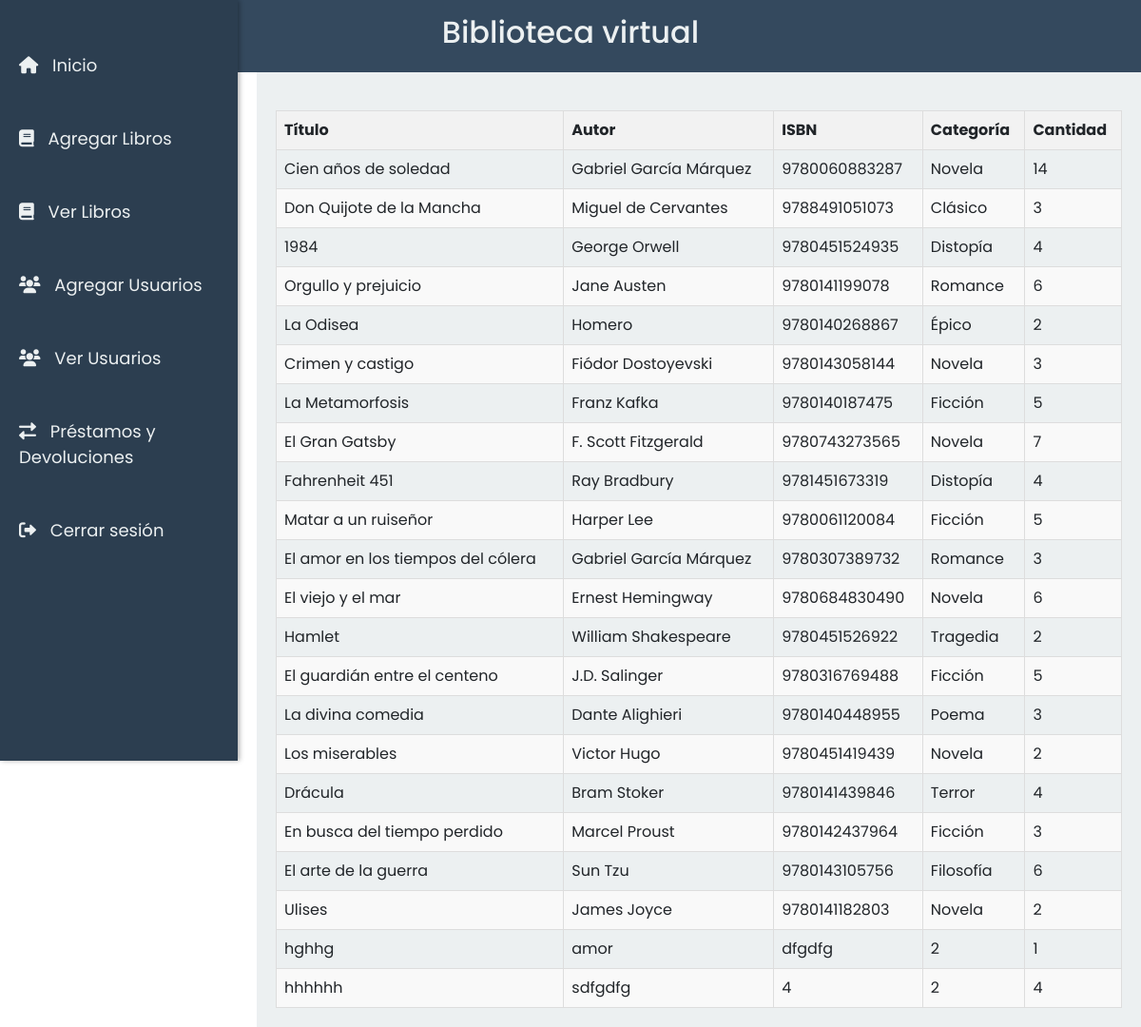
/view/admin.php?page=verLibros (signed in), run on the app's committed database.
### tables this page shows
CREATE TABLE `libros` (
  `id` int(11) NOT NULL,
  `titulo` varchar(255) NOT NULL,
  `autor` varchar(100) NOT NULL,
  `isbn` varchar(20) DEFAULT NULL,
  `fecha_publicacion` date DEFAULT NULL,
  `categoria` varchar(50) DEFAULT NULL,
  `cantidad` int(11) DEFAULT 1
);

### view/verLibros.php (the view, shortened to what this page needs)
<?php
$books = [];
try {
    $conexion = (new Connection())->connect();
    $stmt = $conexion->prepare("SELECT * FROM libros");
    $stmt->execute();
    $books = $stmt->fetchAll(PDO::FETCH_ASSOC);
} catch (PDOException $e) {
    $_SESSION['mensaje'] = "Error al obtener los libros: " . $e->getMessage();
}
?>
<!DOCTYPE html>
<html lang="es">
<head>
    <link rel="stylesheet" href="../css/style.css">
</head>
<body>
<div class="form-container">
    <div>
        <table>
            <thead>
                <tr>
                    <th>Título</th>
                    <th>Autor</th>
                    <th>ISBN</th>
                    <th>Categoría</th>
                    <th>Cantidad</th>
                </tr>
            </thead>
            <tbody id="tablaLibros">
                <?php foreach ($books as $book): ?>
                    <tr>
                        <td><?php echo htmlspecialchars($book['titulo']); ?></td>
                        <td><?php echo htmlspecialchars($book['autor']); ?></td>
                        <td><?php echo htmlspecialchars($book['isbn']); ?></td>
                        <td><?php echo htmlspecialchars($book['categoria']); ?></td>
                        <td><?php echo htmlspecialchars($book['cantidad']); ?></td>
                    </tr>
                <?php endforeach; ?>
            </tbody>
        </table>
    </div>
</div>
</body>
</html>

### view/admin.php (shortened to what this page needs)
<!DOCTYPE html>
<html lang="en">
<head>
    <link rel="stylesheet" href="../public/css/admin1.css">
    <link href="https://cdn.jsdelivr.net/npm/bootstrap@5.3.3/dist/css/bootstrap.min.css"
        rel="stylesheet">
    <link rel="stylesheet" href="https://cdnjs.cloudflare.com/ajax/libs/font-awesome/6.0.0-beta3/css/all.min.css">
</head>
<body>
    <header><h2>Biblioteca virtual</h2></header>
    <nav>
        <a href="admin.php?page=inicioadmin"><i class="fas fa-home"></i> Inicio</a>
        <a href="admin.php?page=agregarLibros"><i class="fas fa-book"></i> Agregar Libros</a>
        <a href="admin.php?page=verLibros"><i class="fas fa-book"></i> Ver Libros</a>
        <a href="admin.php?page=agregar_User"><i class="fas fa-users"></i> Agregar Usuarios</a>
        <a href="admin.php?page=ver_User"><i class="fas fa-users"></i> Ver Usuarios</a>
        <a href="admin.php?page=prestamos"><i class="fas fa-exchange-alt"></i> Préstamos y Devoluciones</a>
        <a href="../login/CerrarSesion.php"><i class="fas fa-sign-out-alt"></i> Cerrar sesión</a>
    </nav>
    <main>
        <?php
        $page = $_GET['page'] ?? 'inicio';
        switch ($page) {
            case 'verLibros':
                include '../view/verLibros.php';
                break;
        }
        ?>
    </main>
</body>
</html>

### public/css/admin1.css (style rules this page uses)
body { font-family: Arial, sans-serif; background-color: #f4f7f6; margin: 0; padding: 0; display: flex; flex-direction: column; align-items: center; }
header { width: 100%; background-color: #34495e; color: #ecf0f1; padding: 15px 0; text-align: center; font-size: 24px; }
nav { display: flex; flex-direction: column; align-items: center; width: 250px; height: 100vh; position: fixed; top: 0; left: 0; background-color: #2c3e50; padding-top: 30px; box-shadow: 2px 0 5px rgba(0, 0, 0, 0.3); }
nav a { color: #ecf0f1; text-decoration: none; font-size: 18px; margin: 15px 0; width: 100%; padding: 10px 20px; text-align: left; border-radius: 8px; transition: background 0.3s ease; }
nav a i { margin-right: 10px; }
main { margin-left: 270px; padding: 20px; width: calc(100% - 270px); min-height: 100vh; background-color: #ecf0f1; }
h2 { color: #34495e; }

### public/css/style.css (style rules this page uses)
* { margin: 0; padding: 0; box-sizing: border-box; font-family: 'Poppins', sans-serif; }
html, body { display: grid; height: 100%; width: 100%; place-items: center; }

### view/verLibros.php (style rules this page uses)
table { width: 100%; border-collapse: collapse; margin-top: 20px; }
th, td { border: 1px solid #ddd; padding: 8px; text-align: left; }
th { background-color: #f2f2f2; }
tr:nth-child(even) { background-color: #f9f9f9; }

### data on the page
libros: titulo "Cien años de soledad", autor "Gabriel García Márquez", isbn "9780060883287", categoria "Novela", cantidad "14"
libros: titulo "Don Quijote de la Mancha", autor "Miguel de Cervantes", isbn "9788491051073", categoria "Clásico", cantidad "3"
libros: titulo "1984", autor "George Orwell", isbn "9780451524935", categoria "Distopía", cantidad "4"
libros: titulo "Orgullo y prejuicio", autor "Jane Austen", isbn "9780141199078", categoria "Romance", cantidad "6"
libros: titulo "La Odisea", autor "Homero", isbn "9780140268867", categoria "Épico", cantidad "2"
libros: titulo "Crimen y castigo", autor "Fiódor Dostoyevski", isbn "9780143058144", categoria "Novela", cantidad "3"
libros: titulo "La Metamorfosis", autor "Franz Kafka", isbn "9780140187475", categoria "Ficción", cantidad "5"
libros: titulo "El Gran Gatsby", autor "F. Scott Fitzgerald", isbn "9780743273565", categoria "Novela", cantidad "7"
libros: titulo "Fahrenheit 451", autor "Ray Bradbury", isbn "9781451673319", categoria "Distopía", cantidad "4"
libros: titulo "Matar a un ruiseñor", autor "Harper Lee", isbn "9780061120084", categoria "Ficción", cantidad "5"
libros: titulo "El amor en los tiempos del cólera", autor "Gabriel García Márquez", isbn "9780307389732", categoria "Romance", cantidad "3"
libros: titulo "El viejo y el mar", autor "Ernest Hemingway", isbn "9780684830490", categoria "Novela", cantidad "6"
libros: titulo "Hamlet", autor "William Shakespeare", isbn "9780451526922", categoria "Tragedia", cantidad "2"
libros: titulo "El guardián entre el centeno", autor "J.D. Salinger", isbn "9780316769488", categoria "Ficción", cantidad "5"
libros: titulo "La divina comedia", autor "Dante Alighieri", isbn "9780140448955", categoria "Poema", cantidad "3"
libros: titulo "Los miserables", autor "Victor Hugo", isbn "9780451419439", categoria "Novela", cantidad "2"
libros: titulo "Drácula", autor "Bram Stoker", isbn "9780141439846", categoria "Terror", cantidad "4"
libros: titulo "En busca del tiempo perdido", autor "Marcel Proust", isbn "9780142437964", categoria "Ficción", cantidad "3"
libros: titulo "El arte de la guerra", autor "Sun Tzu", isbn "9780143105756", categoria "Filosofía", cantidad "6"
libros: titulo "Ulises", autor "James Joyce", isbn "9780141182803", categoria "Novela", cantidad "2"
libros: titulo "hghhg", autor "amor", isbn "dfgdfg", categoria "2", cantidad "1"
libros: titulo "hhhhhh", autor "sdfgdfg", isbn "4", categoria "2", cantidad "4"
